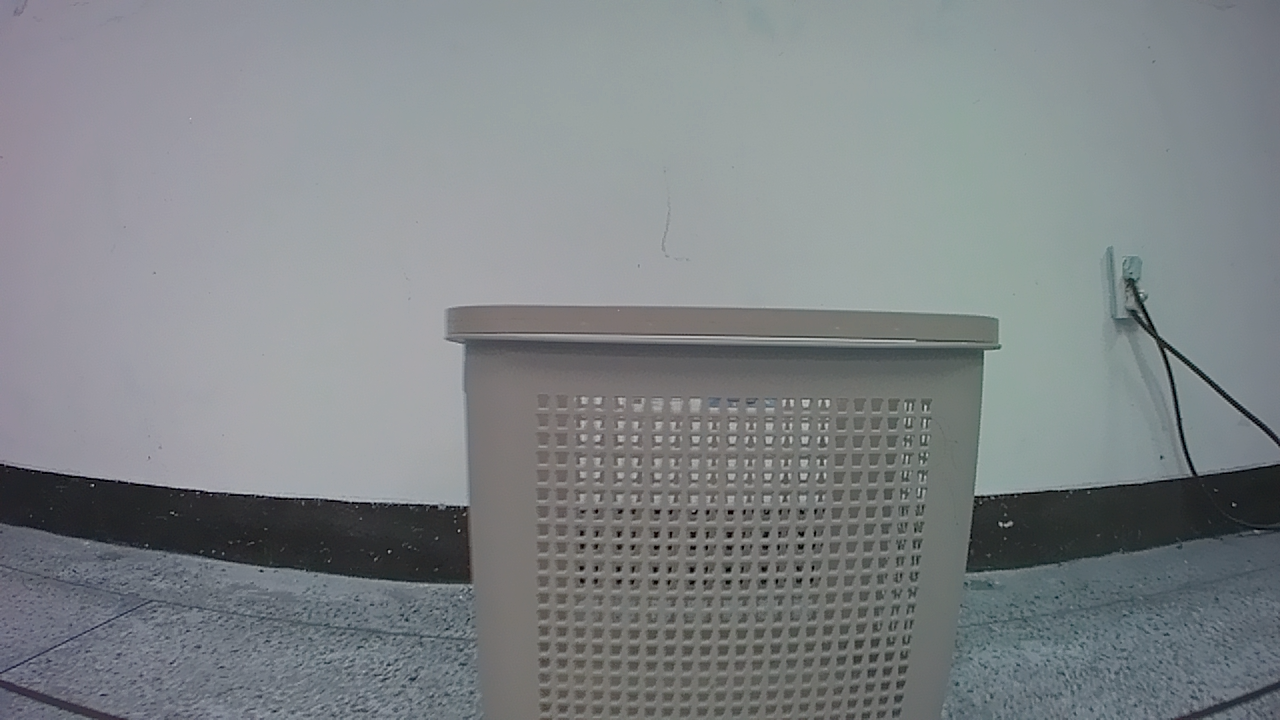
#> input picture ROS_action/extracted_images/episode_20260129_010041_basket_1box_hori_left_core_medium/frame_014.png, 1280 x 720 px; its folder holds only this picture in this run
$ python analyze_color_quality.py
#> lines starting #> are read from the running program, lines starting #| are printed output that depends on the picture
#!/usr/bin/env python3
"""
색상 분석 도구
RGB 채널, HSV 분석을 통해 "물빠진" 색상 감지
"""

import cv2
import numpy as np
from pathlib import Path
import json
from typing import Dict
import matplotlib.pyplot as plt


def analyze_color_detailed(frame_path: Path) -> Dict:
    """프레임의 색상 상세 분석"""
    img = cv2.imread(str(frame_path))
    if img is None:
        return {'error': 'Failed to load'}

    # BGR to RGB for analysis
    img_rgb = cv2.cvtColor(img, cv2.COLOR_BGR2RGB)

    # BGR to HSV
    img_hsv = cv2.cvtColor(img, cv2.COLOR_BGR2HSV)

    # RGB 채널 분석
    b, g, r = cv2.split(img)

    stats = {
        'frame_name': frame_path.name,

        # RGB 채널 평균
        'mean_red': float(np.mean(r)),
        'mean_green': float(np.mean(g)),
        'mean_blue': float(np.mean(b)),

        # RGB 채널 표준편차
        'std_red': float(np.std(r)),
        'std_green': float(np.std(g)),
        'std_blue': float(np.std(b)),

        # HSV 분석
        'mean_hue': float(np.mean(img_hsv[:,:,0])),  # 색조
        'mean_saturation': float(np.mean(img_hsv[:,:,1])),  # 채도
        'mean_value': float(np.mean(img_hsv[:,:,2])),  # 명도

        'std_saturation': float(np.std(img_hsv[:,:,1])),

        # 색상 균형 (R/G, R/B 비율)
        'rg_ratio': float(np.mean(r) / (np.mean(g) + 1e-6)),
        'rb_ratio': float(np.mean(r) / (np.mean(b) + 1e-6)),
        'gb_ratio': float(np.mean(g) / (np.mean(b) + 1e-6)),

        # 저채도 픽셀 비율 (채도 < 30)
        'low_saturation_ratio': float(np.sum(img_hsv[:,:,1] < 30) / img_hsv[:,:,1].size),

        # 회색조에 가까운 픽셀 비율
        'grayish_ratio': float(np.sum(img_hsv[:,:,1] < 20) / img_hsv[:,:,1].size),
    }

    return stats


def compare_color_between_episodes(episode_dirs: list, output_dir: Path):
    """여러 에피소드 간 색상 비교"""

    output_dir.mkdir(parents=True, exist_ok=True)

    print("🎨 에피소드 간 색상 비교 분석")
    print("=" * 80)

    all_episode_stats = []

    for ep_dir in episode_dirs:
        print(f"\n📂 {ep_dir.name}")

        frames = sorted(ep_dir.glob("frame_*.png"))
        frame_stats = []

        for frame_path in frames[:18]:  # 18프레임만
            stats = analyze_color_detailed(frame_path)
            if 'error' not in stats:
                frame_stats.append(stats)

        # 에피소드 평균 통계
        episode_avg = {
            'episode_name': ep_dir.name,
            'frame_count': len(frame_stats),
            'avg_saturation': np.mean([s['mean_saturation'] for s in frame_stats]),
            'avg_hue': np.mean([s['mean_hue'] for s in frame_stats]),
            'avg_value': np.mean([s['mean_value'] for s in frame_stats]),
            'avg_red': np.mean([s['mean_red'] for s in frame_stats]),
            'avg_green': np.mean([s['mean_green'] for s in frame_stats]),
            'avg_blue': np.mean([s['mean_blue'] for s in frame_stats]),
            'avg_low_sat_ratio': np.mean([s['low_saturation_ratio'] for s in frame_stats]),
            'avg_grayish_ratio': np.mean([s['grayish_ratio'] for s in frame_stats]),
            'frames': frame_stats
        }

        all_episode_stats.append(episode_avg)

        print(f"  평균 채도: {episode_avg['avg_saturation']:.1f}")
        print(f"  평균 명도: {episode_avg['avg_value']:.1f}")
        print(f"  저채도 픽셀: {episode_avg['avg_low_sat_ratio']*100:.1f}%")
        print(f"  회색조 픽셀: {episode_avg['avg_grayish_ratio']*100:.1f}%")

    # 비교 분석
    print("\n" + "=" * 80)
    print("📊 에피소드 비교")
    print("=" * 80)

    saturations = [e['avg_saturation'] for e in all_episode_stats]

    print(f"\n채도 (Saturation) 분석:")
    print(f"  평균: {np.mean(saturations):.1f}")
    print(f"  표준편차: {np.std(saturations):.1f}")
    print(f"  범위: {np.min(saturations):.1f} ~ {np.max(saturations):.1f}")

    # 이상치 찾기
    mean_sat = np.mean(saturations)
    std_sat = np.std(saturations)

    print(f"\n🔍 채도 이상치 감지 (평균 ± 2*표준편차):")
    for ep_stat in all_episode_stats:
        sat = ep_stat['avg_saturation']
        if abs(sat - mean_sat) > 2 * std_sat:
            print(f"  ⚠️  {ep_stat['episode_name'][-40:]}")
            print(f"     채도: {sat:.1f} (평균: {mean_sat:.1f})")

    # JSON 저장
    output_file = output_dir / 'color_comparison.json'
    with open(output_file, 'w') as f:
        json.dump({
            'episodes': all_episode_stats,
            'comparison': {
                'mean_saturation': float(np.mean(saturations)),
                'std_saturation': float(np.std(saturations)),
                'min_saturation': float(np.min(saturations)),
                'max_saturation': float(np.max(saturations))
            }
        }, f, indent=2)

    print(f"\n💾 결과 저장: {output_file}")

    # 시각화
    create_color_comparison_plots(all_episode_stats, output_dir)

    return all_episode_stats


def create_color_comparison_plots(episode_stats: list, output_dir: Path):
    """색상 비교 시각화"""

    fig, axes = plt.subplots(2, 2, figsize=(15, 12))

    episode_names = [e['episode_name'][-40:] for e in episode_stats]

    # 1. 채도 비교
    ax = axes[0, 0]
    saturations = [e['avg_saturation'] for e in episode_stats]
    bars = ax.bar(range(len(saturations)), saturations)

    # 이상치 색상 표시
    mean_sat = np.mean(saturations)
    std_sat = np.std(saturations)
    for i, sat in enumerate(saturations):
        if abs(sat - mean_sat) > 2 * std_sat:
            bars[i].set_color('red')

    ax.axhline(mean_sat, color='blue', linestyle='--', label=f'Mean: {mean_sat:.1f}')
    ax.set_ylabel('Saturation')
    ax.set_title('Average Saturation by Episode')
    ax.legend()
    ax.set_xticks(range(len(episode_names)))
    ax.set_xticklabels(episode_names, rotation=45, ha='right', fontsize=6)

    # 2. RGB 채널 비교
    ax = axes[0, 1]
    reds = [e['avg_red'] for e in episode_stats]
    greens = [e['avg_green'] for e in episode_stats]
    blues = [e['avg_blue'] for e in episode_stats]

    x = np.arange(len(episode_stats))
    width = 0.25
    ax.bar(x - width, reds, width, label='Red', color='red', alpha=0.7)
    ax.bar(x, greens, width, label='Green', color='green', alpha=0.7)
    ax.bar(x + width, blues, width, label='Blue', color='blue', alpha=0.7)

    ax.set_ylabel('Mean Channel Value')
    ax.set_title('RGB Channel Comparison')
    ax.legend()
    ax.set_xticks(x)
    ax.set_xticklabels(episode_names, rotation=45, ha='right', fontsize=6)

    # 3. 저채도 픽셀 비율
    ax = axes[1, 0]
    low_sat_ratios = [e['avg_low_sat_ratio'] * 100 for e in episode_stats]
    ax.bar(range(len(low_sat_ratios)), low_sat_ratios)
    ax.set_ylabel('Low Saturation Pixels (%)')
    ax.set_title('Desaturated Pixel Ratio')
    ax.set_xticks(range(len(episode_names)))
    ax.set_xticklabels(episode_names, rotation=45, ha='right', fontsize=6)

    # 4. 채도 vs 명도 산점도
    ax = axes[1, 1]
    saturations = [e['avg_saturation'] for e in episode_stats]
    values = [e['avg_value'] for e in episode_stats]

    for i, (sat, val) in enumerate(zip(saturations, values)):
        # 이상치는 빨간색으로
        if abs(sat - mean_sat) > 2 * std_sat:
            ax.scatter(sat, val, c='red', s=100, marker='x', linewidths=3)
            ax.annotate(f"Ep {i}", (sat, val), fontsize=8)
        else:
            ax.scatter(sat, val, c='blue', alpha=0.6)

    ax.set_xlabel('Saturation')
    ax.set_ylabel('Value (Brightness)')
    ax.set_title('Saturation vs Brightness')
    ax.grid(True, alpha=0.3)

    plt.tight_layout()
    output_path = output_dir / 'color_comparison.png'
    plt.savefig(output_path, dpi=150, bbox_inches='tight')
    plt.close()

    print(f"📊 그래프 저장: {output_path}")


if __name__ == '__main__':
    import argparse

    parser = argparse.ArgumentParser(description='에피소드 간 색상 비교 분석')
    parser.add_argument(
        '--extracted-dir',
        type=Path,
        default=Path(__file__).parent / 'extracted_images',
        help='추출된 이미지 디렉토리'
    )
    parser.add_argument(
        '--sample-size',
        type=int,
        default=20,
        help='분석할 샘플 에피소드 수'
    )
    parser.add_argument(
        '--include-problematic',
        action='store_true',
        default=True,
        help='오류 에피소드 포함'
    )
    parser.add_argument(
        '--output-dir',
        type=Path,
        default=Path(__file__).parent / 'color_analysis',
        help='출력 디렉토리'
    )

    args = parser.parse_args()

    # 에피소드 선택
    all_episodes = sorted([d for d in args.extracted_dir.iterdir() if d.is_dir()])

    # 오류 에피소드
    problematic = [
        'episode_20251204_000842_1box_hori_right_core_medium',
        'episode_20251204_013302_1box_hori_right_core_medium'
    ]

    # 오류 에피소드 + 랜덤 샘플
    selected = []

    if args.include_problematic:
        for prob in problematic:
            ep_dir = args.extracted_dir / prob
            if ep_dir.exists():
                selected.append(ep_dir)

    # 나머지는 랜덤 샘플
    import random
    other_episodes = [e for e in all_episodes if e.name not in problematic]
    selected.extend(random.sample(other_episodes, min(args.sample_size - len(selected), len(other_episodes))))

    print(f"총 {len(selected)}개 에피소드 분석")

    compare_color_between_episodes(selected, args.output_dir)
#> in analyze_color_detailed, img is the input picture: shape (720, 1280, 3); mean B, G, R 134.6, 132, 127
#> in analyze_color_detailed, `img_hsv = cv2.cvtColor(img, cv2.COLOR_BGR2HSV)`: img_hsv: shape (720, 1280, 3); mean H, S, V 89.6, 20.2, 135.9
#> in analyze_color_detailed, `b, g, r = cv2.split(img)`:
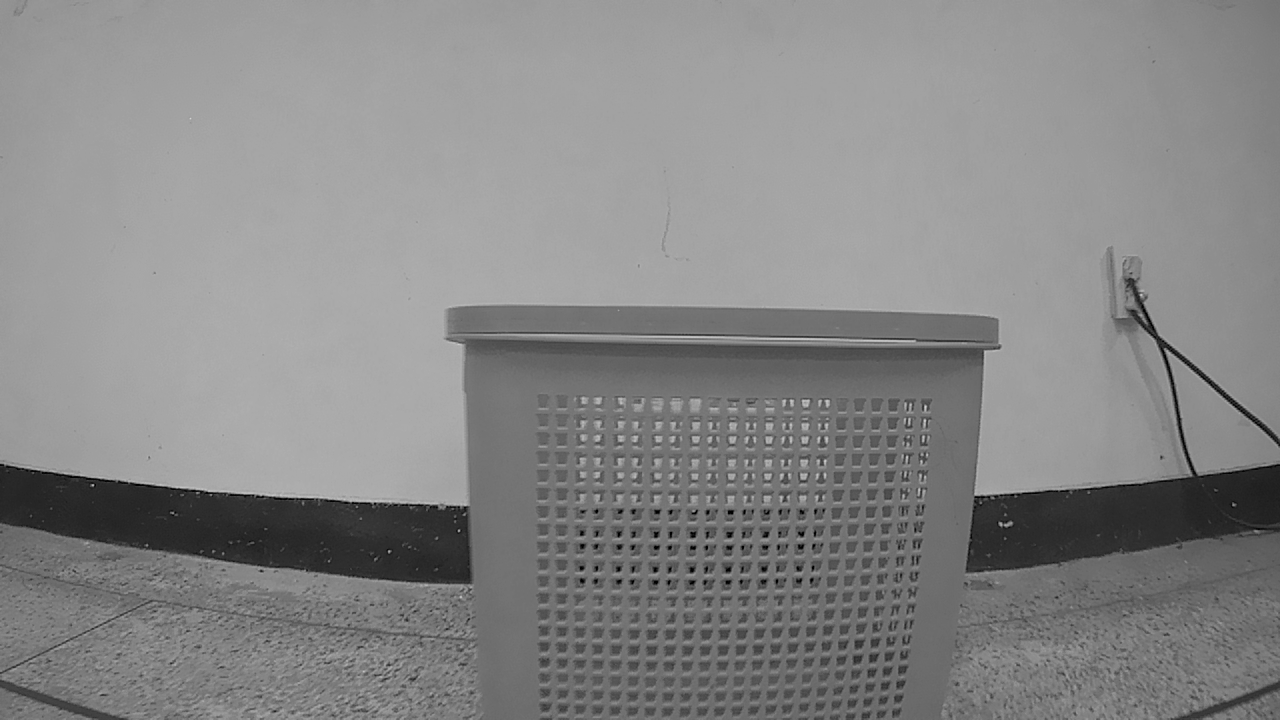
#> b: shape (720, 1280); min 0, max 211, mean 134.6
#> in analyze_color_detailed, `b, g, r = cv2.split(img)`:
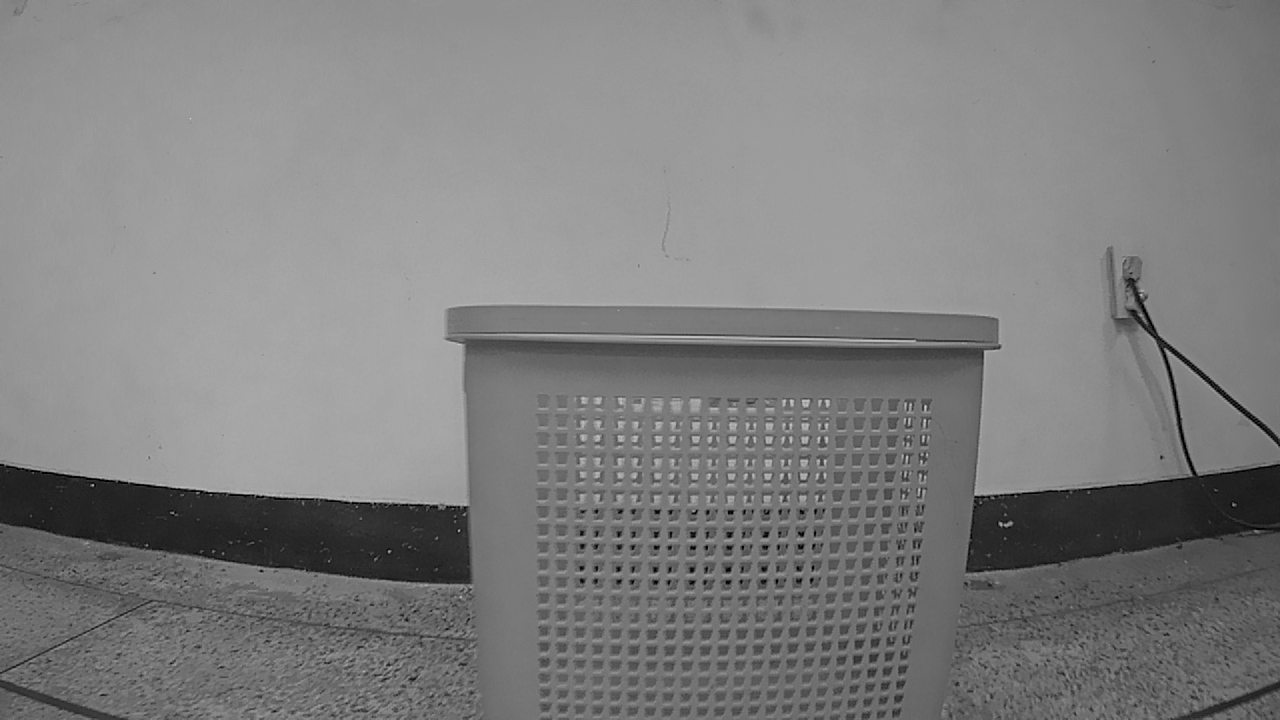
#> r: shape (720, 1280); min 0, max 206, mean 127
#> in compare_color_between_episodes, `stats = analyze_color_detailed(frame_path)`: stats = 16 items
#|   평균 채도: 20.2
#|   평균 명도: 135.9
#|   저채도 픽셀: 84.1%
#|   회색조 픽셀: 58.0%
#> in compare_color_between_episodes, `saturations = [e['avg_saturation'] for e in all_episode_stats]`: saturations = [20.17]
#|   평균: 20.2
#|   표준편차: 0.0
#|   범위: 20.2 ~ 20.2
#> in compare_color_between_episodes, `mean_sat = np.mean(saturations)`: mean_sat = 20.17
#> in compare_color_between_episodes, `std_sat = np.std(saturations)`: std_sat = 0
#> the loop in compare_color_between_episodes, `for ep_stat in all_episode_stats:` made 1 pass
#> in create_color_comparison_plots, `episode_names = [e['episode_name'][-40:] for e in episode_stats]`: episode_names = ['010041_basket_1box_hori_left_core_medium']
#> in create_color_comparison_plots, `saturations = [e['avg_saturation'] for e in episode_stats]`: saturations = [20.17]
#> in create_color_comparison_plots, `mean_sat = np.mean(saturations)`: mean_sat = 20.17
#> in create_color_comparison_plots, `std_sat = np.std(saturations)`: std_sat = 0
#> the loop in create_color_comparison_plots, `for i, sat in enumerate(saturations):` made 1 pass
#> in create_color_comparison_plots, `reds = [e['avg_red'] for e in episode_stats]`: reds = [127]
#> in create_color_comparison_plots, `greens = [e['avg_green'] for e in episode_stats]`: greens = [132]
#> in create_color_comparison_plots, `blues = [e['avg_blue'] for e in episode_stats]`: blues = [134.6]
#> in create_color_comparison_plots, `x = np.arange(len(episode_stats))`: x = [0]
#> in create_color_comparison_plots, `low_sat_ratios = [e['avg_low_sat_ratio'] * 100 for e in episode_stats]`: low_sat_ratios = [84.14]
#> in create_color_comparison_plots, `values = [e['avg_value'] for e in episode_stats]`: values = [135.9]
#> the loop in create_color_comparison_plots, `for i, (sat, val) in enumerate(zip(saturations, values)):` made 1 pass
#> (sat, val) on pass 1: (20.17, 135.9)
#> in create_color_comparison_plots, `plt.savefig(output_path, dpi=150, bbox_inches='tight')`:
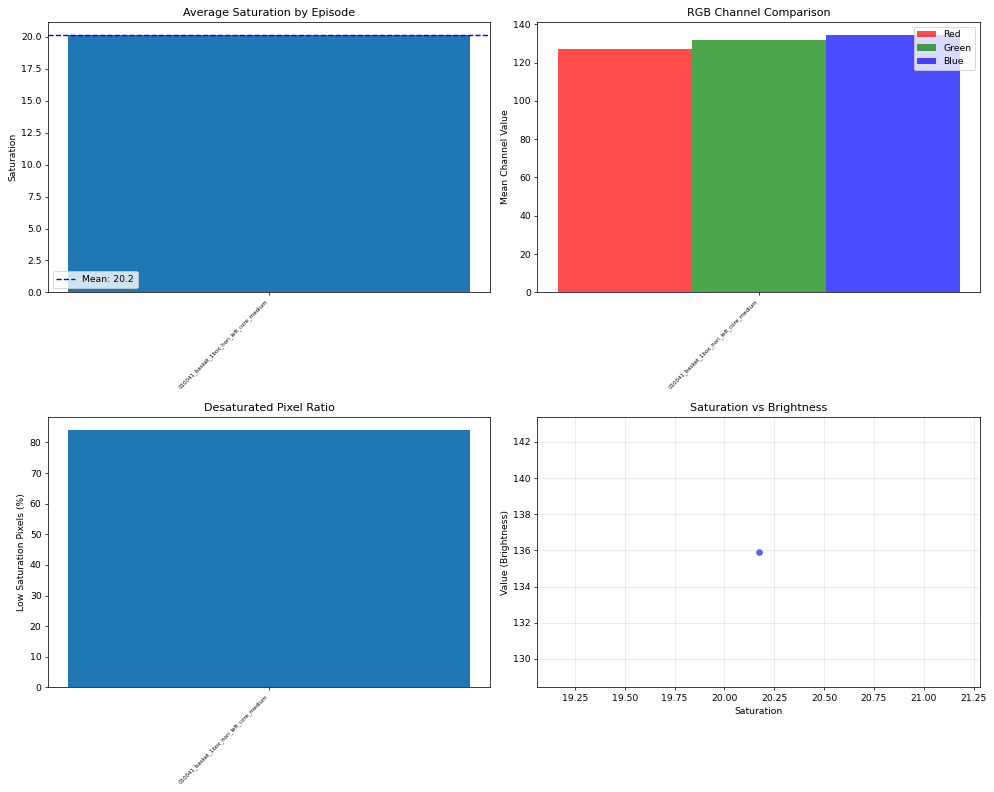
#> figure drawn by matplotlib, 4 panels

    print("\n✅ 색상 분석 완료!")
